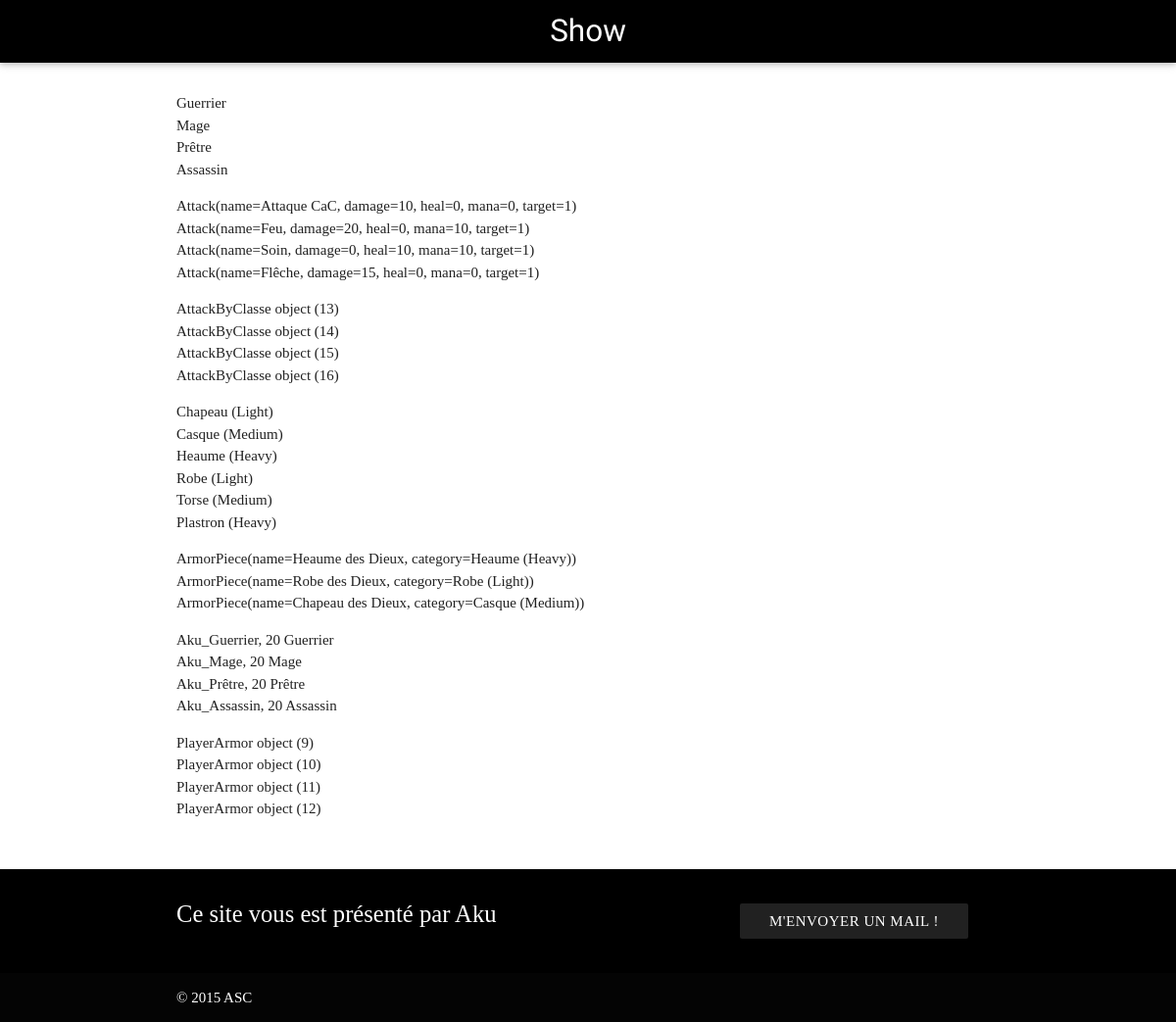
Screenshot of /battle/show/ with the database file from the repository.
### battle/models.py (models this page shows)
class Classe(models.Model):
	name = models.CharField(max_length=100, default='', unique=True)
	objects = ClasseManager()
	def __str__(self):
		return "{0}".format(self.name)

class Attack(models.Model):
	name = models.CharField(max_length=100, default='', unique=True)
	damage = models.SmallIntegerField(default=0)
	heal = models.SmallIntegerField(default=0)
	mana = models.SmallIntegerField(default=0)
	target = models.SmallIntegerField(default=1)
	objects = AttackManager()
	def __str__(self):
		return "Attack(name={0}, damage={1}, heal={2}, mana={3}, target={4})".format(self.name, self.damage, self.heal, self.mana, self.target)

class AttackByClasse(models.Model):
	classe = models.ForeignKey(Classe)
	attack = models.ForeignKey(Attack)
	objects = AttackByClasseManager()

class ArmorCategory(models.Model):
	name = models.CharField(max_length=100, unique=True)
	weight = models.SmallIntegerField(default=2, validators=[MinValueValidator(1), MaxValueValidator(3)])
	objects = ArmorCategoryManager()
	def __str__(self):
		if self.weight == 1:
			weight = "Light"
		elif self.weight == 2:
			weight = "Medium"
		else:
			weight = "Heavy"
		return "{0} ({1})".format(self.name, weight)

class ArmorPiece(models.Model):
	name = models.CharField(max_length=100, unique=True)
	price = models.SmallIntegerField(default=10, validators=[MinValueValidator(10)])
	defense = models.SmallIntegerField(default=0, validators=[MinValueValidator(0), MaxValueValidator(10)])
	health = models.SmallIntegerField(default=0, validators=[MinValueValidator(0), MaxValueValidator(10)])
	mana = models.SmallIntegerField(default=0, validators=[MinValueValidator(0), MaxValueValidator(10)])
	strength = models.SmallIntegerField(default=0, validators=[MinValueValidator(0), MaxValueValidator(5)])
	agility = models.SmallIntegerField(default=0, validators=[MinValueValidator(0), MaxValueValidator(5)])
	intellect = models.SmallIntegerField(default=0, validators=[MinValueValidator(0), MaxValueValidator(5)])
	spirit = models.SmallIntegerField(default=0, validators=[MinValueValidator(0), MaxValueValidator(5)])
	category = models.ForeignKey(ArmorCategory)
	objects = ArmorPieceManager()
	def __str__(self):
		return "ArmorPiece(name={0}, category={1})".format(self.name, self.category)

class Player(models.Model):
	pseudo = models.CharField(max_length=100, default='', unique=True)
	level = models.SmallIntegerField(default=1, validators=[MinValueValidator(1), MaxValueValidator(20)])
	experience = models.SmallIntegerField(default=0, validators=[MinValueValidator(0)])
	health = models.SmallIntegerField(default=100, validators=[MinValueValidator(0)])
	mana = models.SmallIntegerField(default=100, validators=[MinValueValidator(0)])
	strength = models.SmallIntegerField(default=10, validators=[MinValueValidator(8)])
	agility = models.SmallIntegerField(default=10, validators=[MinValueValidator(8)])
	intellect = models.SmallIntegerField(default=10, validators=[MinValueValidator(8)])
	spirit = models.SmallIntegerField(default=10, validators=[MinValueValidator(8)])
	classe = models.ForeignKey(Classe)
	objects = PlayerManager()
	def __str__(self):
		return "{0}, {1} {2}".format(self.pseudo, self.level, self.classe)

class PlayerArmor(models.Model):
	player = models.ForeignKey(Player)
	armor = models.ForeignKey(ArmorPiece)
	objects = PlayerArmorManager()

### battle/views.py (the view)
def show(request):
	context = {
		'pagetitle': 'Show',
		'classes': Classe.objects.all(),
		'attacks': Attack.objects.all(),
		'attacksbyclass': AttackByClasse.objects.all(),
		'armorcategories': ArmorCategory.objects.all(),
		'armorpieces': ArmorPiece.objects.all(),
		'players': Player.objects.all(),
		'playerarmors': PlayerArmor.objects.all(),
	}
	return myRender(request, 'test.html', context)

### battle/views.py (called while the page is built)
def myRender(request, template, context):
	return render(request, 'battle/' + template, context)

### battle/templates/battle/test.html
{% extends "battle/base.html" %}
{% block content %}
{% load staticfiles %}
<main>
	<section class="section">
		<div class="container">
			<ul>
				{% for c in classes %}
					<li>{{ c }}</li>
				{% empty %}
					Pas de classe
				{% endfor %}
			</ul>
			<ul>
				{% for c in attacks %}
					<li>{{ c }}</li>
				{% empty %}
					Pas d'attaque
				{% endfor %}
			</ul>
			<ul>
				{% for c in attacksbyclass %}
					<li>{{ c }}</li>
				{% empty %}
					Pas d'attaque par classe
				{% endfor %}
			</ul>
			<ul>
				{% for c in armorcategories %}
					<li>{{ c }}</li>
				{% empty %}
					Pas de catégorie d'armure
				{% endfor %}
			</ul>
			<ul>
				{% for c in armorpieces %}
					<li>{{ c }}</li>
				{% empty %}
					Pas de pièce d'armure
				{% endfor %}
			</ul>
			<ul>
				{% for c in players %}
					<li>{{ c }}</li>
				{% empty %}
					Pas de joueurs
				{% endfor %}
			</ul>
			<ul>
				{% for c in playerarmors %}
					<li>{{ c }}</li>
				{% empty %}
					Pas d'armure de joueur
				{% endfor %}
			</ul>
		</div>
	</section>
</main>
{% endblock content %}

### battle/static/css/battle.css (style rules this page uses)
html { font-family: fantasy; }
body { display: flex; min-height: 100vh; flex-direction: column; }
main { flex: 1 0 auto; }

### rows the page displays
Classe: name "Guerrier"
Classe: name "Mage"
Classe: name "Prêtre"
Classe: name "Assassin"
Attack: name+damage+heal "Attack(name=Attaque CaC, damage=10, heal=0, mana=0, target=1)"
Attack: name+damage+heal "Attack(name=Feu, damage=20, heal=0, mana=10, target=1)"
Attack: name+damage+heal "Attack(name=Soin, damage=0, heal=10, mana=10, target=1)"
Attack: name+damage+heal "Attack(name=Flêche, damage=15, heal=0, mana=0, target=1)"
AttackByClasse: id "AttackByClasse object (13)"
AttackByClasse: id "AttackByClasse object (14)"
AttackByClasse: id "AttackByClasse object (15)"
AttackByClasse: id "AttackByClasse object (16)"
ArmorCategory: weight+name "Chapeau (Light)"
ArmorCategory: weight+name "Casque (Medium)"
ArmorCategory: weight+name "Heaume (Heavy)"
ArmorCategory: weight+name "Robe (Light)"
ArmorCategory: weight+name "Torse (Medium)"
ArmorCategory: weight+name "Plastron (Heavy)"
ArmorPiece: name+category "ArmorPiece(name=Heaume des Dieux, category=Heaume (Heavy))"
ArmorPiece: name+category "ArmorPiece(name=Robe des Dieux, category=Robe (Light))"
ArmorPiece: name+category "ArmorPiece(name=Chapeau des Dieux, category=Casque (Medium))"
Player: pseudo+level+classe "Aku_Guerrier, 20 Guerrier"
Player: pseudo+level+classe "Aku_Mage, 20 Mage"
Player: pseudo+level+classe "Aku_Prêtre, 20 Prêtre"
Player: pseudo+level+classe "Aku_Assassin, 20 Assassin"
PlayerArmor: id "PlayerArmor object (9)"
PlayerArmor: id "PlayerArmor object (10)"
PlayerArmor: id "PlayerArmor object (11)"
PlayerArmor: id "PlayerArmor object (12)"

### other values shown
{{ pagetitle }} "Show"
